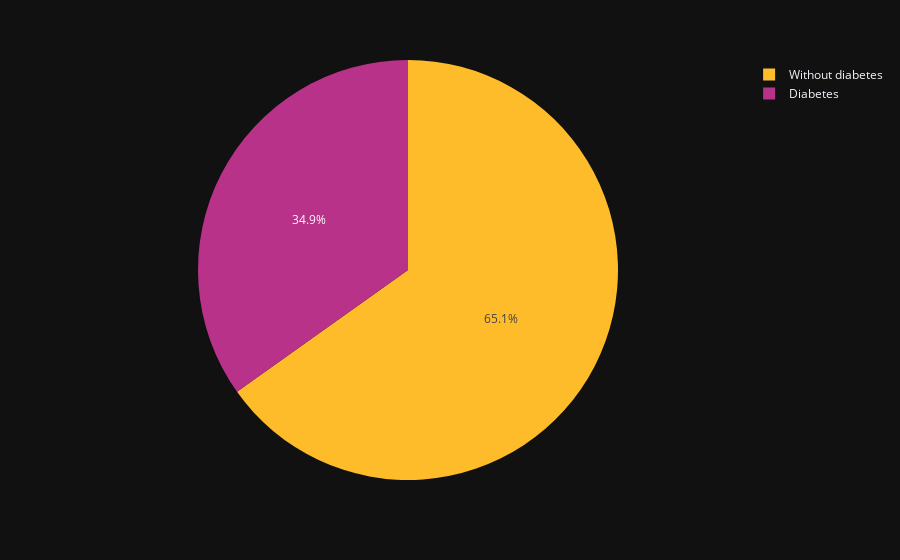

Notebook code cell kept with this figure:
### Code cell
custom_colors = [(254,188,43), (185,50,137)]
hex_colors = ['#%02x%02x%02x' % rgb for rgb in custom_colors]

outcome = train['Outcome'].value_counts()
fig = px.pie(outcome, values=outcome.values, names=['Without diabetes', 'Diabetes'], color_discrete_sequence=hex_colors, height=600)
fig.update_layout(template='plotly_dark')
fig.show()

### Figure 1 — Plotly figure (JSON) as saved in the notebook; plotly's stock layout.template omitted (floating-point values rounded to 4 significant figures)
{"data": [{"domain": {"x": [0, 1], "y": [0, 1]}, "hovertemplate": "label=%{label}<br>value=%{value}<extra></extra>", "labels": ["Without diabetes", "Diabetes"], "legendgroup": "", "name": "", "showlegend": true, "type": "pie", "values": [400, 214]}], "layout": {"autosize": true, "legend": {"tracegroupgap": 0}, "margin": {"t": 60}, "piecolorway": ["#febc2b", "#b93289"]}}
